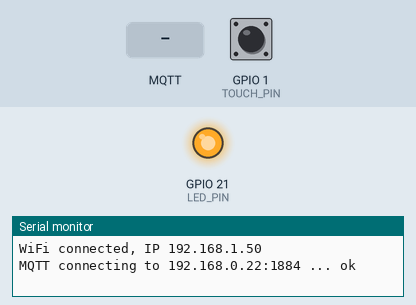
The sketch below on a simulated Seeed XIAO ESP32-S3. Shown: output pins drawn as LEDs (lit = HIGH), the last lines printed to the serial monitor. The inputs (shaded band) are chosen by the test bench; at power-on: GPIO 1 (TOUCH_PIN) HIGH. WiFi joins after 1.5 s; servers stay silent unless stated; no MQTT or app messages arrive unless stated.

Above: at 3.1 s.
3.2 s: MQTT message "on" arrives on the first subscribed topic
At 3.8 s:
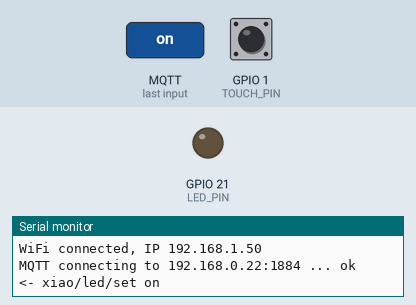
6.5 s: MQTT message "0" arrives on the first subscribed topic
At 7.5 s:
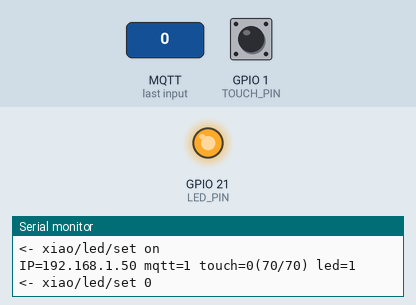
Timing chart, 0 to 9.5 s (numbered marks = the images above; inputs shaded):
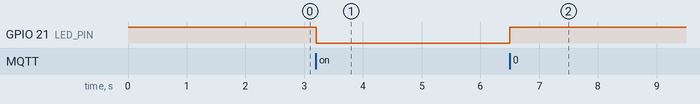

Measured:
- after the input at 3.2 s, GPIO 21 (LED_PIN): HIGH → LOW at once
- after the input at 6.5 s, GPIO 21 (LED_PIN): LOW → HIGH at once

The sketch:

MqttDashboard.ino
```cpp
// XIAO ESP32-S3 MQTT dashboard (local broker)
// - touch sensor D0 (GPIO1, TOUCH1), LED GPIO21 (active-low: LOW = ON)
// - broker: PC running start-broker.ps1 (MQTT_HOST:MQTT_PORT in secrets.h)
//
// Topics
//   xiao/status   "online" / "offline"            retained, offline = last will
//   xiao/info     {"ip":"..","rssi":-50}           retained, on connect
//   xiao/touch    {"touched":false,"value":17000,"baseline":17000}   every 200 ms + on change
//   xiao/touch/value  "17000"   xiao/touch/state "1"/"0"   (same timing, for phone widgets)
//   xiao/led      "1" / "0"                       retained, current LED state
//   xiao/led/set  "on" / "off" / "toggle"           board subscribes
//
// build: arduino-cli compile --fqbn esp32:esp32:XIAO_ESP32S3 MqttDashboard
#include <WiFi.h>
#include <PubSubClient.h>
#include "secrets.h"

#define LED_PIN   21
#define TOUCH_PIN 1

const char *T_STATUS  = "xiao/status";
const char *T_INFO    = "xiao/info";
const char *T_TOUCH   = "xiao/touch";
const char *T_TOUCH_VALUE = "xiao/touch/value";  // "17000" (number only)
const char *T_TOUCH_STATE = "xiao/touch/state";  // "1" touched / "0"
const char *T_LED     = "xiao/led";
const char *T_LED_SET = "xiao/led/set";

WiFiClient net;
PubSubClient mqtt(net);
String clientId;

bool ledOn = false;
bool ledDirty = true;  // publish LED state when true
bool touched = false;
uint32_t baseline;
uint32_t touchValue;

void setLed(bool on) {
  ledOn = on;
  digitalWrite(LED_PIN, on ? LOW : HIGH);
  ledDirty = true;
}

void calibrateTouch() {
  for (int i = 0; i < 10; i++) {  // discard unstable readings after boot
    touchRead(TOUCH_PIN);
    delay(20);
  }
  uint64_t sum = 0;  // don't touch D0 during boot
  for (int i = 0; i < 20; i++) {
    sum += touchRead(TOUCH_PIN);
    delay(10);
  }
  baseline = sum / 20;
}

// returns true when the touched state changed
bool updateTouch() {
  bool prev = touched;
  touchValue = touchRead(TOUCH_PIN);
  touched = touchValue > baseline * 1.3;  // 30% above baseline
  if (!touched) baseline = (baseline * 15 + touchValue) / 16;  // follow drift
  return touched != prev;
}

void onMessage(char *topic, byte *payload, unsigned int len) {
  String msg;
  for (unsigned int i = 0; i < len; i++) msg += (char)payload[i];
  msg.trim();
  msg.toLowerCase();
  Serial.printf("<- %s %s\n", topic, msg.c_str());
  if (strcmp(topic, T_LED_SET) != 0) return;
  if (msg == "on" || msg == "1") setLed(true);
  else if (msg == "off" || msg == "0") setLed(false);
  else if (msg == "toggle") setLed(!ledOn);
}

void publishTouch() {
  char buf[96];
  snprintf(buf, sizeof(buf), "{\"touched\":%s,\"value\":%lu,\"baseline\":%lu}",
           touched ? "true" : "false", (unsigned long)touchValue, (unsigned long)baseline);
  mqtt.publish(T_TOUCH, buf);
  // plain values for phone app widgets (slider/gauge/indicator can't parse JSON)
  snprintf(buf, sizeof(buf), "%lu", (unsigned long)touchValue);
  mqtt.publish(T_TOUCH_VALUE, buf);
  mqtt.publish(T_TOUCH_STATE, touched ? "1" : "0");
}

// non-blocking-ish: one attempt (socket timeout 2 s) every 3 s
void ensureMqtt() {
  static uint32_t lastTry = 0;
  if (mqtt.connected() || WiFi.status() != WL_CONNECTED) return;
  if (lastTry && millis() - lastTry < 3000) return;
  lastTry = millis();

  Serial.printf("MQTT connecting to %s:%d ... ", MQTT_HOST, MQTT_PORT);
  if (mqtt.connect(clientId.c_str(), nullptr, nullptr, T_STATUS, 1, true, "offline")) {
    Serial.println("ok");
    mqtt.publish(T_STATUS, "online", true);
    char info[64];
    snprintf(info, sizeof(info), "{\"ip\":\"%s\",\"rssi\":%d}",
             WiFi.localIP().toString().c_str(), WiFi.RSSI());
    mqtt.publish(T_INFO, info, true);
    mqtt.subscribe(T_LED_SET);
    ledDirty = true;
  } else {
    Serial.printf("failed rc=%d\n", mqtt.state());
  }
}

void setup() {
  Serial.begin(115200);
  // USB CDC: if nobody reads COM port, prints would block loop() for seconds
  // (touch messages dropped to ~1/s, LED commands lagged). Drop output instead.
  Serial.setTxTimeoutMs(0);
  pinMode(LED_PIN, OUTPUT);
  setLed(false);
  calibrateTouch();

  WiFi.mode(WIFI_STA);
  WiFi.setAutoReconnect(true);
  WiFi.setSleep(false);  // modem sleep delays incoming MQTT commands by 100s of ms
  WiFi.begin(WIFI_SSID, WIFI_PASS);
  uint32_t t0 = millis();
  while (WiFi.status() != WL_CONNECTED && millis() - t0 < 15000) delay(250);
  Serial.printf("WiFi %s, IP %s\n", WiFi.status() == WL_CONNECTED ? "connected" : "not connected",
                WiFi.localIP().toString().c_str());

  clientId = "xiao-" + String((uint32_t)ESP.getEfuseMac(), HEX);
  mqtt.setServer(MQTT_HOST, MQTT_PORT);
  mqtt.setCallback(onMessage);
  mqtt.setSocketTimeout(2);
  mqtt.setKeepAlive(10);
}

void loop() {
  static uint32_t lastTouch = 0, lastPub = 0, lastPrint = 0;

  ensureMqtt();
  mqtt.loop();

  if (millis() - lastTouch >= 50) {
    lastTouch = millis();
    bool changed = updateTouch();
    if (mqtt.connected() && (changed || millis() - lastPub >= 200)) {
      lastPub = millis();
      publishTouch();
    }
  }

  if (ledDirty && mqtt.connected()) {
    ledDirty = !mqtt.publish(T_LED, ledOn ? "1" : "0", true);
  }

  if (millis() - lastPrint >= 5000) {
    lastPrint = millis();
    Serial.printf("IP=%s mqtt=%d touch=%d(%lu/%lu) led=%d\n",
                  WiFi.localIP().toString().c_str(), mqtt.connected(),
                  touched, (unsigned long)touchValue, (unsigned long)baseline, ledOn);
  }
}
```

secrets.example.h
```cpp
// Copy to secrets.h and fill in. secrets.h is git-ignored.
#pragma once

#define WIFI_SSID  "your-wifi"
#define WIFI_PASS  "your-password"

// PC running start-all.ps1 / start-broker.ps1 (ipconfig -> Wi-Fi IPv4)
#define MQTT_HOST  "192.168.0.22"
#define MQTT_PORT  1884
```
